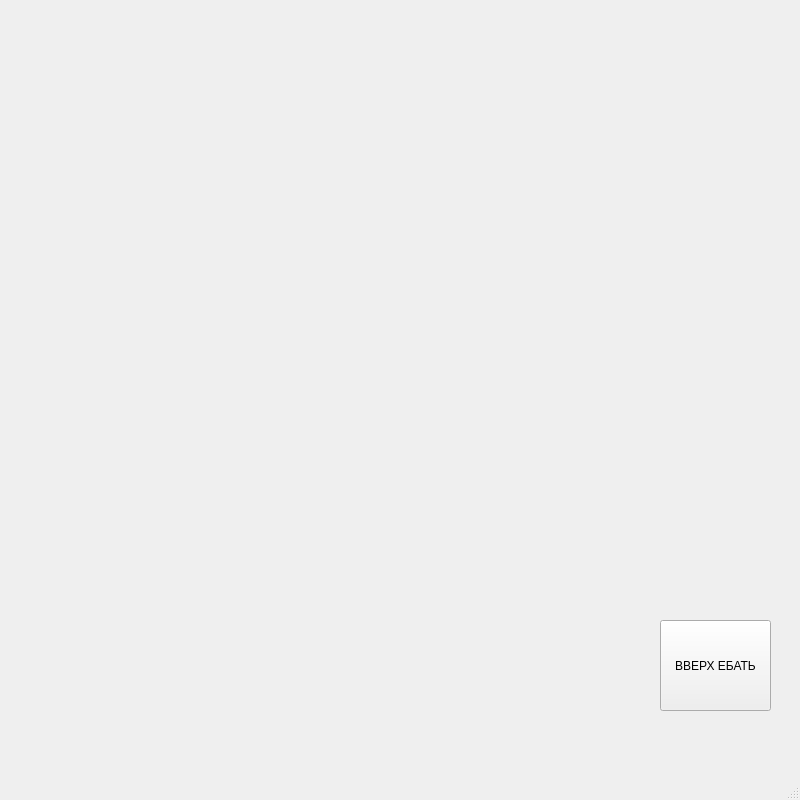
<?xml version="1.0" encoding="UTF-8"?>
<ui version="4.0">
 <class>MainWindow</class>
 <widget class="QMainWindow" name="MainWindow">
  <property name="geometry">
   <rect>
    <x>0</x>
    <y>0</y>
    <width>800</width>
    <height>800</height>
   </rect>
  </property>
  <property name="windowTitle">
   <string>MainWindow</string>
  </property>
  <widget class="QWidget" name="centralwidget">
   <widget class="QLabel" name="map_pic">
    <property name="geometry">
     <rect>
      <x>0</x>
      <y>0</y>
      <width>801</width>
      <height>761</height>
     </rect>
    </property>
    <property name="text">
     <string/>
    </property>
    <property name="pixmap">
     <pixmap>map.png</pixmap>
    </property>
    <property name="scaledContents">
     <bool>true</bool>
    </property>
   </widget>
   <widget class="QPushButton" name="pushButton">
    <property name="geometry">
     <rect>
      <x>660</x>
      <y>620</y>
      <width>111</width>
      <height>91</height>
     </rect>
    </property>
    <property name="text">
     <string>ВВЕРХ ЕБАТЬ</string>
    </property>
   </widget>
  </widget>
  <widget class="QMenuBar" name="menubar">
   <property name="geometry">
    <rect>
     <x>0</x>
     <y>0</y>
     <width>800</width>
     <height>21</height>
    </rect>
   </property>
  </widget>
  <widget class="QStatusBar" name="statusbar"/>
 </widget>
 <resources/>
 <connections/>
</ui>
